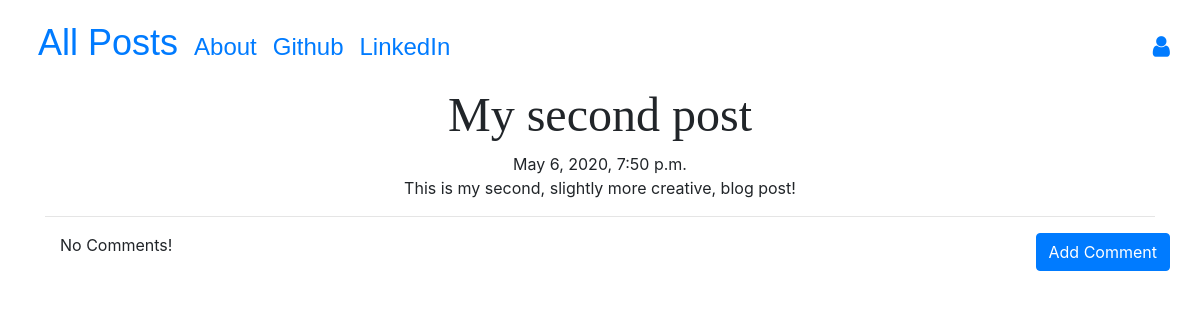
Page /post/7 on the earlier database version.
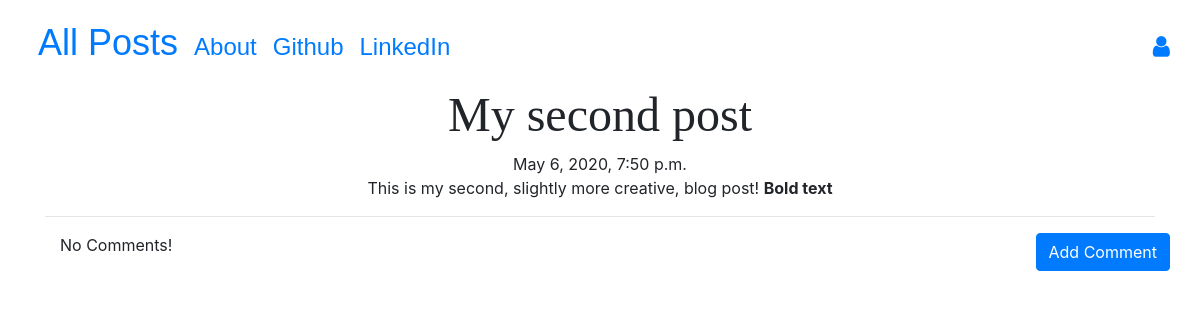
Same page on the later database version.
### blog/models.py (models this page shows, shortened)
class Post(models.Model):
    author = models.ForeignKey('auth.User', on_delete=models.CASCADE)
    title = models.CharField(max_length=200)
    text = models.CharField(max_length=20000)
    create_date = models.DateTimeField(default=timezone.now)
    published_date = models.DateTimeField(blank=True,null=True)

### blog/views.py (the view)
# urls.py: path('post/<int:pk>',views.PostDetailView.as_view(),name='post_detail'),
class PostDetailView(DetailView):
    model = Post

### blog/templates/blog/post_detail.html (shortened to what this page needs)
{% extends "blog/base.html" %}
{% block content %}
<h1 class="posttitle loader">{{post.title}}</h1>
{% if post.published_date %}
<div class="date postdate">
  {{post.published_date}}
  <br>
  {{post.text|safe}}
</div>
{% else %}
{{post.text|safe}}
<br>
<a class='btn btn-primary' href="{% url 'post_publish' pk=post.pk %}">Publish</a>
{% endif %}
<hr>
<a class='btn btn-primary btn-comment' href="{% url 'add_comment_to_post' pk=post.pk %}">Add Comment</a>
<div class="container">
  {% for comment in post.comments.all %}
  <br>
  {% if user.is_authenticated or comment.apprved_comment %}
    {{comment.create_date}}
      {% if not comment.approved_comment %}
        <a class='btn btn-primary' href="{% url 'comment_remove' pk=comment.pk %}">
            <span class='fa fa-remove'></span>
        </a>
        <a class='btn btn-primary' href="{% url 'comment_approve' pk=comment.pk %}">
            <span class='fa fa-check'></span>
        </a>
      {% endif %}
      <p>{{comment.text|safe|linebreaks}}</p>
      <p>Posted by: {{comment.author}}</p>
  {% endif %}
  {% empty %}
  <p>No Comments!</p>
  {% endfor %}
</div>
{% endblock %}

Differences in the rows shown:
changed Post "My second post": text "This is my second, slightly more creative, blog post!" → "This is my second, slightly more creative, blog post! Bold text"
